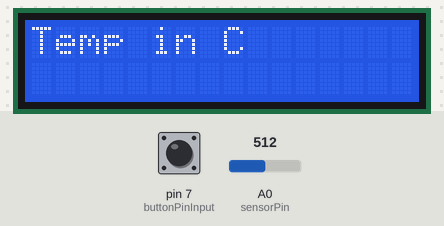
A sketch run on a simulated Arduino Uno, built with avr-gcc and run on an emulated ATmega328P. On the bench: 16×2 character LCD. The test bench sets the inputs (shaded band); at power-on: pin 7 (buttonPinInput) LOW, A0 (sensorPin) = 512. What the sketch prints to the serial monitor is not drawn.

Above: at 1.2 s.
1.3 s: pin 7 (buttonPinInput) pulled HIGH for 0.15 s
At 1.7 s:
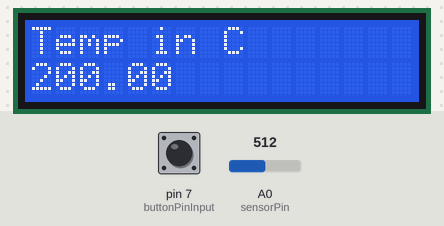
3.3 s: pin 7 (buttonPinInput) pulled HIGH for 3.2 s
Timing chart, 0 to 6.3 s (numbered marks = the images above; inputs shaded):
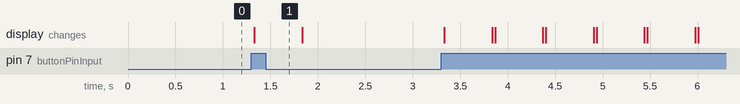

Measured:
- after the input at 1.3 s, the display: changes at once (image 1)

The sketch:

logging_temp.sketch.ino
```cpp
#include <LiquidCrystal.h>

// Setting up the data io and the 4
LiquidCrystal lcd(12,10,5,4,3,2);

// Next step add wifi shield
// https://learn.adafruit.com/adafruit-io-basics-digital-output/arduino-wifi

// Setting the temperature sensor
const int sensorPin = A0;
const float tempBaseline = 20.0F;
const float maxSensorVal = 1024.0F;
const float pinVolt = 5.0F;
const int millivoltsPerCelsius = 10;
const float voltOffset = 0.5F;

const int delayInMillis = 15 * 1000;

// The switch to display the temperature.
const int buttonPinInput = 7;

// Setup of the arduino.
void setup() {
  // put your setup code here, to run once:
  lcd.begin(16, 2);

  Serial.begin(9600);
  pinMode(buttonPinInput, INPUT);

  lcd.setCursor(0,0);
  lcd.print("Temp in C");
}

//unsigned long previousMillis = 0;

// The main loop of the unique thread running.
void loop() {
  lcd.setCursor(0,0);
  lcd.print("Temp in C");

  // put your main code here, to run repeatedly:
  unsigned long currentMillis = millis();

  int switchState = digitalRead(buttonPinInput);

  // To see the serial output open in IDE Tools/Serial Monitor
  if (switchState == 1) {
    Serial.print("Button pushed: ");
    Serial.println(switchState);

    printTemperature();
  }

//  if (currentMillis - previousMillis >= delayInMillis) {
//
//    // save the last time you blinked the LED
//    previousMillis = currentMillis;
//
//    // if the LED is off turn it on and vice-versa:
//    printTemperature();
//  }
}

// Read the temperature from the sensor.
void printTemperature() {
  int sensorVal = analogRead(sensorPin);

  float voltage = sensorVal / maxSensorVal * pinVolt;
  float temp = (float)(voltage - voltOffset) / millivoltsPerCelsius * 1000;

  char str[50];
  sprintf(str, "Sensor value: %i , voltage: ", sensorVal, voltage);
  Serial.print(str);
  Serial.print(voltage, DEC);
  Serial.print(" V, temperature: ");
  Serial.print(temp, DEC);
  Serial.println(" C");

  lcd.setCursor(0,1);
  lcd.print(temp);
  delay(500);
  lcd.clear();
}
```
